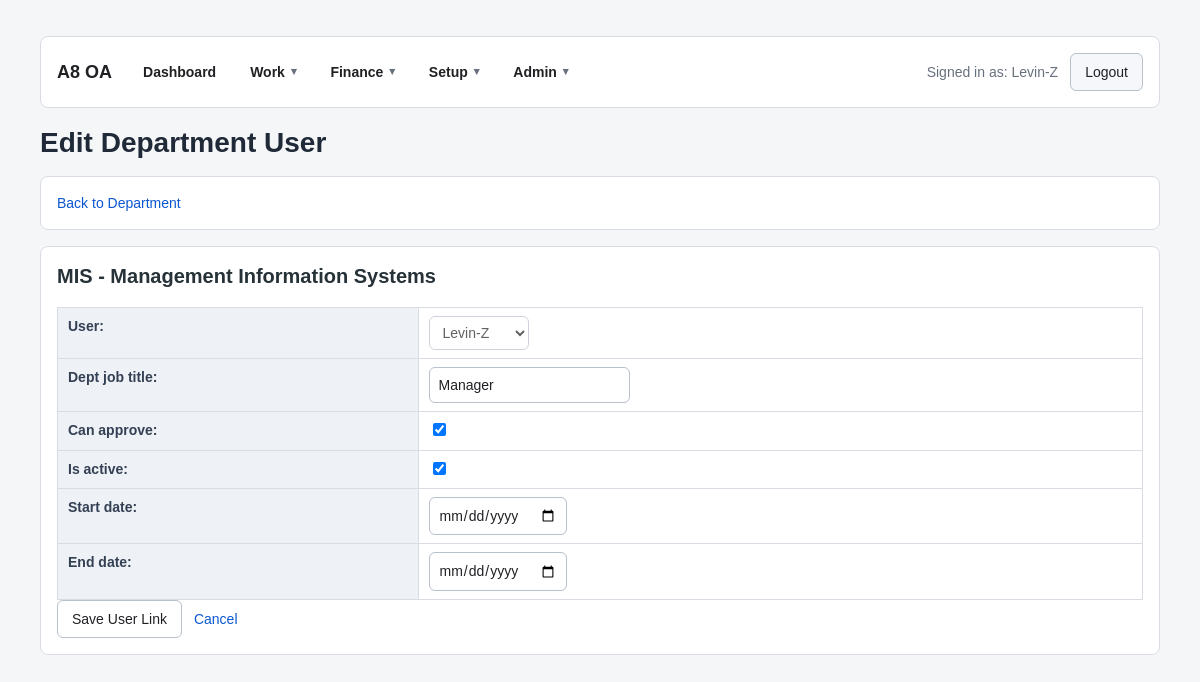
Page /accounts/departments/2/users/3/edit/ (signed in) on the committed database.
### accounts/models.py (models this page shows, shortened)
class User(AbstractUser):
    employee_id = models.CharField(max_length=30, blank=True, default="")
    display_name = models.CharField(max_length=150, blank=True, default="")
    job_title = models.CharField(max_length=100, blank=True, default="")
    phone = models.CharField(max_length=30, blank=True, default="")
    approval_level = models.CharField(
        max_length=20,
        choices=ApprovalLevel,
        default=ApprovalLevel.STAFF,
    )
    primary_department = models.ForeignKey(
        "Department",
        null=True,
        blank=True,
        on_delete=models.SET_NULL,
        related_name="primary_users",
    )
    can_approve_all_departments = models.BooleanField(default=False)
    class Meta:
        db_table = "PS_A8_USER"
        verbose_name = "User"
        verbose_name_plural = "Users"
    def __str__(self):
        return self.display_name or self.username

class Department(models.Model):
    dept_code = models.CharField(max_length=30, unique=True)
    dept_name = models.CharField(max_length=100)
    dept_type = models.CharField(
    max_length=20,
    choices=DepartmentType,
    default=DepartmentType.GENERAL,
    )
    cost_center = models.CharField(max_length=30, blank=True, default="")
    manager = models.ForeignKey(
        settings.AUTH_USER_MODEL,
        null=True,
        blank=True,
        on_delete=models.SET_NULL,
        related_name="managed_departments",
    )
    parent_department = models.ForeignKey(
        "self",
        null=True,
        blank=True,
        on_delete=models.SET_NULL,
        related_name="child_departments",
    )
    is_active = models.BooleanField(default=True)
    sort_order = models.PositiveIntegerField(default=0)
    class Meta:
        db_table = "PS_A8_DEPT"
        verbose_name = "Department"
        verbose_name_plural = "Departments"
        ordering = ["sort_order", "dept_code"]

class UserDepartment(models.Model):
    user = models.ForeignKey(
        settings.AUTH_USER_MODEL,
        on_delete=models.CASCADE,
        related_name="department_links",
    )
    department = models.ForeignKey(
        Department,
        on_delete=models.CASCADE,
        related_name="user_links",
    )
    dept_job_title = models.CharField(max_length=100, blank=True, default="")
    can_approve = models.BooleanField(default=False)
    is_active = models.BooleanField(default=True)
    start_date = models.DateField(null=True, blank=True)
    end_date = models.DateField(null=True, blank=True)
    class Meta:
        db_table = "PS_A8_USR_DEPT"
        verbose_name = "User Department"
        verbose_name_plural = "User Departments"
        ordering = ["user", "department"]
        unique_together = ("user", "department")

### accounts/views.py (the view)
@login_required
def department_user_link_edit(request, pk, link_id):
    _enforce_department_admin(request.user)
    department = get_object_or_404(Department, pk=pk)
    link = get_object_or_404(UserDepartment.objects.select_related("user"), pk=link_id, department=department)
    if request.method == "POST":
        form = UserDepartmentForm(request.POST, instance=link, department=department)
        if form.is_valid():
            link = form.save()
            messages.success(request, f"{link.user} department access updated.")
            return redirect("accounts:department_detail", pk=department.id)
    else:
        form = UserDepartmentForm(instance=link, department=department)
    context = {
        "department": department,
        "link": link,
        "form": form,
        "form_title": "Edit Department User",
        "submit_label": "Save User Link",
    }
    return render(request, "accounts/user_department_form.html", context)

### accounts/forms.py (shortened to what this page needs)
class UserDepartmentForm(forms.ModelForm):
    class Meta:
        model = UserDepartment
        fields = [
            "user",
            "dept_job_title",
            "can_approve",
            "is_active",
            "start_date",
            "end_date",
        ]
        widgets = {
            "start_date": forms.DateInput(attrs={"type": "date"}),
            "end_date": forms.DateInput(attrs={"type": "date"}),
        }
    def __init__(self, *args, department=None, **kwargs):
        self.department = department
        super().__init__(*args, **kwargs)
        if self.instance and self.instance.pk:
            self.fields["user"].disabled = True

### accounts/views.py (called while the page is built)
def _user_can_manage_departments(user):
    return bool(user and user.is_authenticated and (user.is_staff or user.is_superuser))

def _enforce_department_admin(user):
    if not _user_can_manage_departments(user):
        raise PermissionDenied("You do not have permission to manage departments.")

### common/context_processors.py (called while the page is built)
def top_navigation(request):
    return {
        "top_navigation": build_navigation_for_user(request.user, request),
    }

### common/navigation.py (called while the page is built)
def _can_work(user):
    return user.is_authenticated

def _can_accounting(user):
    return user.is_authenticated and user.is_staff

def _can_setup(user):
    return user.is_authenticated and user.is_staff

def _can_admin(user):
    return user.is_authenticated and (user.is_staff or user.is_superuser)

def _item(label, route_name, *, permission=None, active_names=None):
    active_names = active_names or [route_name]
    return {
        "label": label,
        "url": reverse(route_name),
        "permission": permission or _can_work,
        "active_names": active_names,
        "active": False,
    }

def _group(label, items):
    return {
        "label": label,
        "items": items,
        "active": False,
    }

def _mark_active(items, current_route_name):
    for item in items:
        item["active"] = current_route_name in item["active_names"]
    return items

### projects/context_processors.py (called while the page is built)
def project_nav(request):
    user = getattr(request, "user", None)
    if not user or not user.is_authenticated:
        return {
            "nav_can_create_project": False,
        }
    can_create_project = user.is_superuser or Department.objects.filter(manager=user).exists()
    return {
        "nav_can_create_project": can_create_project,
    }

### accounts/templates/accounts/user_department_form.html (shortened to what this page needs)
{% extends "purchase/base.html" %}
{% block page_title %}{{ form_title }}{% endblock %}
{% block content %}
<div class="card">
    <div class="action-row">
        <a href="{% url 'accounts:department_detail' department.id %}">Back to Department</a>
    </div>
</div>
<div class="card">
    <h2>{{ department.dept_code }} - {{ department.dept_name }}</h2>
    <form method="post">
        <table>
            {{ form.as_table }}
        </table>
        <div class="action-row">
            <button type="submit">{{ submit_label }}</button>
            <a href="{% url 'accounts:department_detail' department.id %}">Cancel</a>
        </div>
    </form>
</div>
{% endblock %}

### templates/includes/top_nav.html (shortened to what this page needs)
<header class="top-nav card">
    {% if request.user.is_authenticated %}
    <div class="nav-brand">
        <a href="{% url 'dashboard:home' %}">A8 OA</a>
    </div>
    <nav class="nav-groups" aria-label="Primary navigation">
        {% if top_navigation.dashboard %}
        <a
            class="nav-direct-link{% if top_navigation.dashboard.active %} is-active{% endif %}"
            href="{{ top_navigation.dashboard.url }}"
        >
            {{ top_navigation.dashboard.label }}
        </a>
        {% endif %}
        {% for group in top_navigation.groups %}
            {% include "includes/dropdown_nav.html" with group=group %}
        {% endfor %}
    </nav>
    <div class="nav-user">
        <span class="muted">Signed in as: {{ request.user }}</span>
        <form method="post" action="{% url 'logout' %}" class="inline-form">
            <button type="submit" class="btn btn-secondary">Logout</button>
        </form>
    </div>
    {% else %}
    <div class="nav-brand">
        <a href="{% url 'login' %}">A8 OA</a>
    </div>
    <a href="{% url 'login' %}" class="btn btn-primary">Login</a>
    {% endif %}
</header>

### static/css/app.css (style rules this page uses)
* { box-sizing: border-box; }
html { min-height: 100%; }
body { min-height: 100%; margin: 0; background: #f5f6f8; color: #202124; font-family: Arial, sans-serif; font-size: 14px; line-height: 1.45; }
a { color: #0b57d0; text-decoration: none; }
.muted { color: #68707d; }
.top-nav { display: grid; grid-template-columns: auto minmax(0, 1fr) auto; gap: 18px; align-items: center; margin-bottom: 16px; overflow: visible; }
.nav-brand { font-size: 18px; font-weight: 700; white-space: nowrap; }
.nav-brand a { color: #202124; }
.nav-groups { display: flex; gap: 8px; flex-wrap: wrap; min-width: 0; }
.nav-direct-link, .nav-menu-trigger { display: inline-flex; min-height: 34px; align-items: center; padding: 8px 12px; border: 1px solid transparent; border-radius: 6px; background: transparent; color: #202124; font-weight: 700; white-space: nowrap; }
.nav-user { display: flex; gap: 12px; align-items: center; justify-content: flex-end; flex-wrap: wrap; }
.card { margin: 16px; padding: 16px; background: #ffffff; border: 1px solid #d9dde3; border-radius: 8px; }
.card h2 { margin-top: 0; margin-bottom: 18px; color: #263238; font-size: 20px; line-height: 1.3; }
.action-row { display: flex; gap: 12px; flex-wrap: wrap; align-items: center; }
.inline-form { display: inline; margin: 0; }
button, .btn { display: inline-flex; align-items: center; justify-content: center; min-height: 34px; padding: 8px 14px; border: 1px solid #b8c0cc; border-radius: 6px; background: #ffffff; color: #202124; font: inherit; cursor: pointer; }
.btn-secondary { background: #f5f7fb; }
input, select, textarea { max-width: 100%; border: 1px solid #b8c0cc; border-radius: 6px; padding: 7px 9px; background: #ffffff; color: #202124; font: inherit; }
table, .data-table { width: 100%; border-collapse: collapse; background: #ffffff; }
th, td, .data-table th, .data-table td { padding: 8px 10px; border: 1px solid #d9dde3; text-align: left; vertical-align: top; }
th, .data-table th { background: #eef1f5; color: #344054; font-weight: 700; }

### rows in the picture
User: user "Levin-Z"
Department: dept_code "MIS", dept_name "Management Information Systems"
UserDepartment: user "Levin-Z", dept_job_title "Manager", can_approve "☑", is_active "☑"

### other values in the picture
{{ top_navigation.dashboard.label }} "Dashboard"
{{ group.label }} "Work" "Finance" "Setup" "Admin"
{{ submit_label }} "Save User Link"
